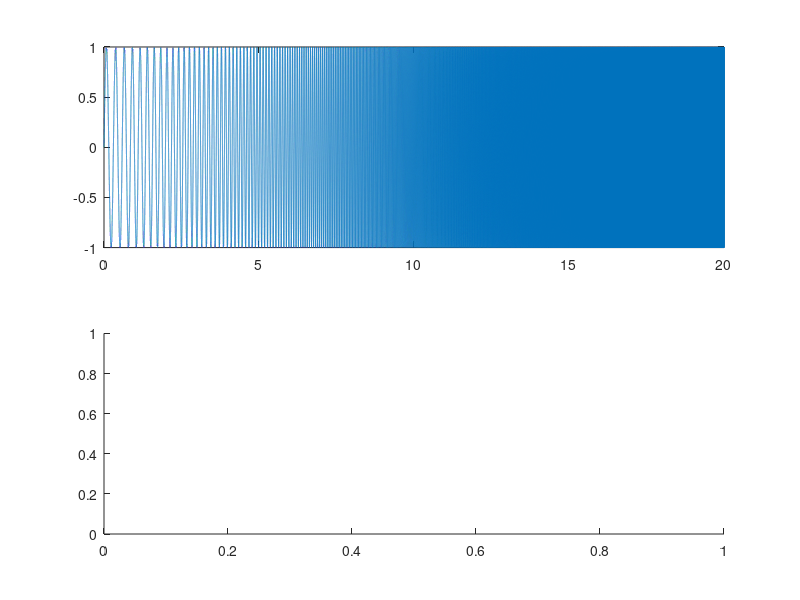

Here is the MATLAB script that generated this plot: (Note: this script raises an error after producing the figure.)
tf=20;
w0=20;
wf=2000;
Fs=44100;
m=Fs*tf

t = linspace(0,tf,m);
k=(tf*w0)/log(wf/w0);
L=tf/log(wf/w0);
%w = linspace(w0,wf,m);
y = sin(k*(exp(t/L)-1));

subplot(2,1,1);
plot(t,y)

subplot(2,1,2);
b=inverseFilter(tf,wf,w0,t).*y;
plot(t,b)

%sound(y,Fs);
%audiowrite('sinesweep.wav',y,Fs);